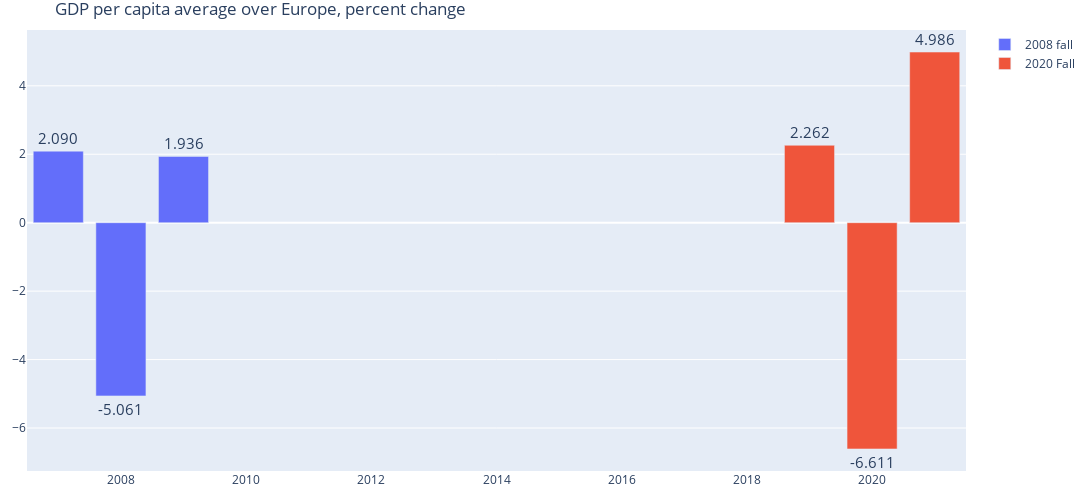

Notebook code cell kept with this figure:
### Code cell
#plot for average all over europe for 2019,2020,2021
import plotly.graph_objects as go
import plotly.figure_factory as ff

bigData = bigData.dropna(subset=["Subject Descriptor"])

fig4 = go.Figure()



fig4.add_trace(
    go.Bar(name="2008 fall",
           x=["2007","2008","2009"],
           y=[pd.to_numeric(bigData["2008"][bigData["Subject Descriptor"].str.contains("domestic product per capita", regex=False)], errors='coerce').mean(),
             pd.to_numeric(bigData["2009"][bigData["Subject Descriptor"].str.contains("domestic product per capita", regex=False)], errors='coerce').mean(),
             pd.to_numeric(bigData["2010"][bigData["Subject Descriptor"].str.contains("domestic product per capita", regex=False)], errors='coerce').mean()],
           
           text = [pd.to_numeric(bigData["2008"][bigData["Subject Descriptor"].str.contains("domestic product per capita", regex=False)], errors='coerce').mean(),
             pd.to_numeric(bigData["2009"][bigData["Subject Descriptor"].str.contains("domestic product per capita", regex=False)], errors='coerce').mean(),
             pd.to_numeric(bigData["2010"][bigData["Subject Descriptor"].str.contains("domestic product per capita", regex=False)], errors='coerce').mean()],
           textposition='outside'
          )
)

fig4.add_trace(
    go.Bar(name="2020 Fall",
           x=["2019","2020","2021"],
           y=[pd.to_numeric(bigData["2019"][bigData["Subject Descriptor"].str.contains("domestic product per capita", regex=False)], errors='coerce').mean(),
             pd.to_numeric(bigData["2020"][bigData["Subject Descriptor"].str.contains("domestic product per capita", regex=False)], errors='coerce').mean(),
             pd.to_numeric(bigData["2021"][bigData["Subject Descriptor"].str.contains("domestic product per capita", regex=False)], errors='coerce').mean()],
           
           text = [pd.to_numeric(bigData["2019"][bigData["Subject Descriptor"].str.contains("domestic product per capita", regex=False)], errors='coerce').mean(),
             pd.to_numeric(bigData["2020"][bigData["Subject Descriptor"].str.contains("domestic product per capita", regex=False)], errors='coerce').mean(),
             pd.to_numeric(bigData["2021"][bigData["Subject Descriptor"].str.contains("domestic product per capita", regex=False)], errors='coerce').mean()],
           textposition='outside'
          )
)

fig4.update_traces(texttemplate='%{text:.4s}', textposition='outside')
fig4.update_layout(uniformtext_minsize=15, uniformtext_mode='hide')

fig4.update_layout(
    title_text="GDP per capita average over Europe, percent change",
    width= 1200,
    height=500,
    hovermode = 'x',
    margin=dict(l=20, r=20, t=30, b=20)
    )


fig4.show()

### Figure 1 — Plotly figure (JSON) as saved in the notebook; plotly's stock layout.template omitted (floating-point values rounded to 4 significant figures)
{"data": [{"name": "2008 fall", "text": ["2.090390243902439", "-5.061341463414633", "1.9363170731707313"], "textposition": "outside", "texttemplate": "%{text:.4s}", "type": "bar", "x": ["2007", "2008", "2009"], "y": [2.09, -5.061, 1.936]}, {"name": "2020 Fall", "text": ["2.2618780487804884", "-6.6109024390243905", "4.985829268292684"], "textposition": "outside", "texttemplate": "%{text:.4s}", "type": "bar", "x": ["2019", "2020", "2021"], "y": [2.262, -6.611, 4.986]}], "layout": {"height": 500, "hovermode": "x", "margin": {"b": 20, "l": 20, "r": 20, "t": 30}, "title": {"text": "GDP per capita average over Europe, percent change"}, "uniformtext": {"minsize": 15, "mode": "hide"}, "width": 1200, "xaxis": {"autorange": true, "range": [2006.0, 2022.0], "type": "linear"}, "yaxis": {"autorange": true, "range": [-7.255, 5.63], "type": "linear"}}}
